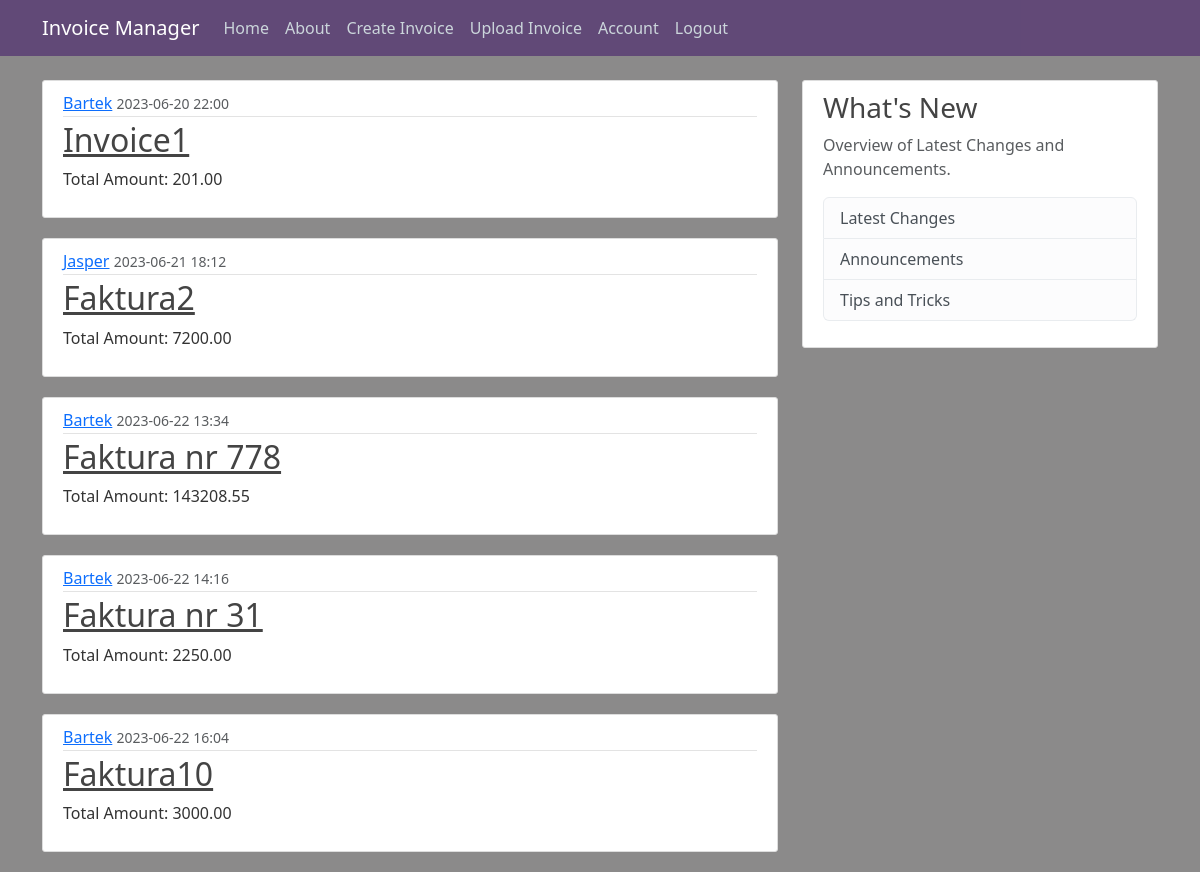
Screenshot of /home (signed in) with the database file from the repository.
### application/models.py (models this page shows, shortened)
class Invoice(db.Model):
    id = db.Column(db.Integer, primary_key = True)
    name = db.Column(db.String(100), nullable = False)
    content = db.Column(db.Text, nullable = False)
    amount = db.Column(db.Numeric(10,2), nullable = False)
    date_posted = db.Column(db.DateTime, nullable = False, default = datetime.utcnow)
    user_id = db.Column(db.Integer, db.ForeignKey('user.id'), nullable = False)
    entries = db.relationship('Entry', backref='invoice', lazy=True)

class User(db.Model, UserMixin):
    id = db.Column(db.Integer, primary_key = True)
    username = db.Column(db.String(25), unique = True, nullable = False)
    email = db.Column(db.String(125), unique = True, nullable = False)
    image_file = db.Column(db.String(25), nullable = False, default = 'default.jpg')
    password = db.Column(db.String(60), nullable = False)
    invoices = db.relationship('Invoice', backref='author', lazy=True)

### application/routes.py (the view)
@app.route('/')
@app.route('/home')
def home():
    invoices = Invoice.query.all()
    return render_template('home.html', invoices=invoices)

### application/models.py (called while the page is built)
@login_manager.user_loader
def load_user(user_id):
    return User.query.get(int(user_id))

### application/templates/home.html
{% extends "layout.html" %}
{% block content %}
    {% for invoice in invoices %}
        <article class="media content-section">
            <div class="media-body">
                <div class="article-metadata">
                    <a class="mr-2" href="#">{{ invoice.author.username }}</a>
                    <small class="text-muted">{{ invoice.date_posted.strftime('%Y-%m-%d %H:%M') }}</small>
                </div>
                <h2><a class="article-title" href="{{ url_for('invoice', invoice_id=invoice.id) }}">{{ invoice.name }}</a></h2>
                <p class="article-content">Total Amount: {{ invoice.amount }}</p>
            </div>
        </article>
    {% endfor %}
{% endblock content %}

### application/static/main.css (style rules this page uses)
body { background: #8b8a8a; color: #333333; margin-top: 5rem; }
h1, h2, h3, h4, h5, h6 { color: #444444; }
.content-section { background: #ffffff; padding: 10px 20px; border: 1px solid #dddddd; border-radius: 3px; margin-bottom: 20px; }
.article-title { color: #444444; }
.article-content { white-space: pre-line; }
.article-metadata { padding-bottom: 1px; margin-bottom: 4px; border-bottom: 1px solid #e3e3e3 }

### rows the page displays
Invoice: author.username "Bartek", date_posted "2023-06-20 22:00", name "Invoice1", amount "201.00"
Invoice: author.username "Jasper", date_posted "2023-06-21 18:12", name "Faktura2", amount "7200.00"
Invoice: author.username "Bartek", date_posted "2023-06-22 13:34", name "Faktura nr 778", amount "143208.55"
Invoice: author.username "Bartek", date_posted "2023-06-22 14:16", name "Faktura nr 31", amount "2250.00"
Invoice: author.username "Bartek", date_posted "2023-06-22 16:04", name "Faktura10", amount "3000.00"
